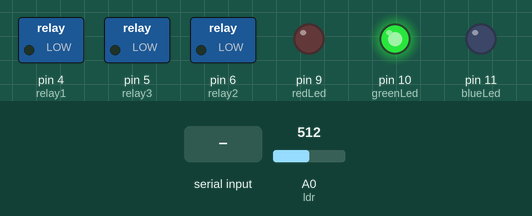
Simulated run of this sketch. Board: Arduino Uno, built with avr-gcc and run on an emulated ATmega328P. Shown: switched loads named in the sketch (green lamp = pin HIGH), output pins drawn as LEDs (lit = HIGH). The test bench sets the inputs (shaded band); at power-on: A0 (ldr) = 512.

Above: at 6.2 s.
6.3 s: "a" received over the second serial link
At 8.2 s:
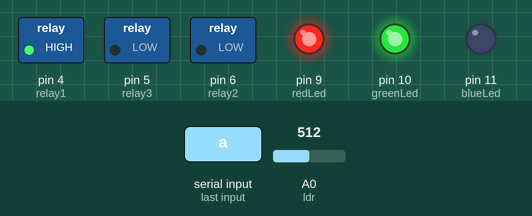
8.5 s: "b" received over the second serial link
At 9.4 s:
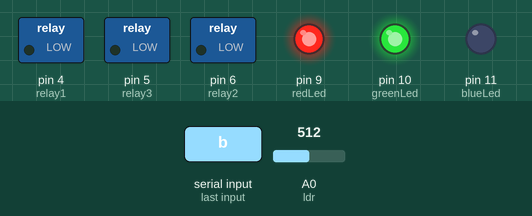
10.0 s: "c" received over the second serial link
At 10.5 s:
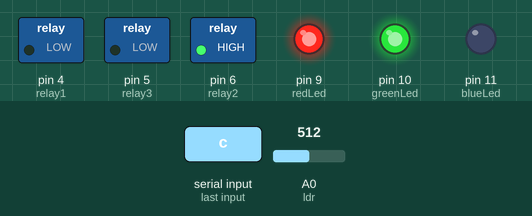
11.5 s: "e" received over the second serial link
At 12.7 s:
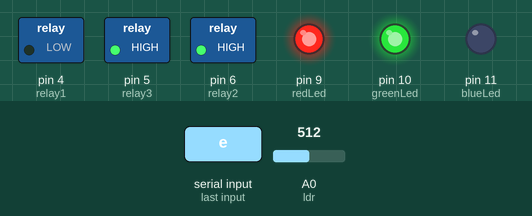
13.0 s: "d" received over the second serial link
At 14.0 s:
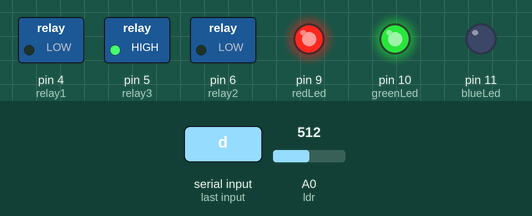
14.5 s: "f" received over the second serial link
At 15.2 s:
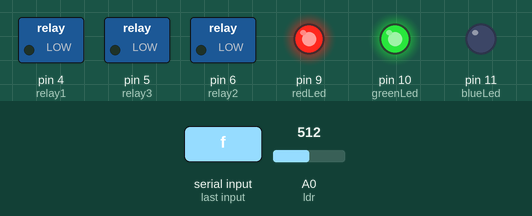
Timing chart, 0 to 17.0 s (numbered marks = the images above; inputs shaded):
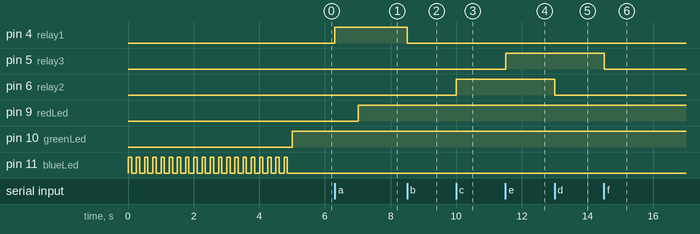

The sketch:

iot7.ino
```cpp
// remote controller for hydroponics;  BT protocol; auto status response; auto initial state

#define ON   1  // active HIGH
#define OFF  0  // active HIGH

#include <SoftwareSerial.h>
#include "Timer.h"

const int redLed = 9;
const int greenLed = 10;
const int blueLed = 11;
const int relay1 = 4;
const int relay2 = 6;
const int relay3 = 5;
const int ldr = A0;
Timer T;

// Software serial port
const int softTx = 3;  // TX pin for Arduino; connect the Rx of BT shield to this pin
const int softRx = 2;  // RX pin for Arduino; Tx of the BT shield
SoftwareSerial softSerial(softRx, softTx); // The order is RX, TX

void setup() {
  pinMode(ldr, INPUT);
  pinMode(redLed, OUTPUT);
  pinMode(greenLed, OUTPUT);
  pinMode(blueLed, OUTPUT);
  pinMode(relay1, OUTPUT);
  pinMode(relay2, OUTPUT);
  pinMode(relay3, OUTPUT);
  digitalWrite(relay1, LOW);
  digitalWrite(relay2, LOW);
  digitalWrite(relay3, LOW);
  digitalWrite(redLed, LOW);
  digitalWrite(greenLed, LOW);
  digitalWrite(blueLed, LOW);
  softSerial.begin(9600);
  softSerial.println("R000");
  initStatus();
  int eventid = T.every(2000, tick);
}

char rxbyte;
byte statusbyte=0;
int currentLed = blueLed;
char commandArray[] = "[Cx]";

void loop() {
  if (softSerial.available() > 0) {
      rxbyte = softSerial.read();
      commandArray[2] = rxbyte;  // rxbyte is a char
      softSerial.print(commandArray);  // echo the command
      if (rxbyte >= 'a' && rxbyte <= 'f') {
        executeCommand(rxbyte);
        sendStatus();
      }
      else
      if (rxbyte == 's')
        sendStatus();
      else
        softSerial.print("[E001]");
  }
  T.update();
}

void executeCommand(char cmd) {
      if (cmd == 'a')
        relay1On();
      else
      if (cmd == 'b')
        relay1Off();
      else
      if (cmd == 'c') {
        digitalWrite (relay2, ON);
        statusbyte |= 0x02;
      }
      else
      if (cmd == 'd') {
        digitalWrite (relay2, OFF);
        statusbyte &= 0x0fd;
      }
      else
      if (cmd == 'e') {
        digitalWrite (relay3, ON);
        statusbyte |= 0x04;
      }
      else
      if (cmd == 'f') {
        digitalWrite (relay3, OFF);
        statusbyte &= 0xfb;
      }
}

void relay1On() {
    digitalWrite (relay1, ON);
    statusbyte |= 0x01;
    currentLed = redLed;
}

void relay1Off() {
    digitalWrite (relay1, OFF);
    statusbyte &= 0xfe;
    currentLed = greenLed;
}

char statusArray[] = "[Sx]";
boolean toggle = 0; // keep alive: to indicate communication is not frozen

void sendStatus() {
  if (toggle)
    statusArray[1] = 's';
  else
    statusArray[1] = 'S';
  toggle = !toggle;
  statusArray[2] = '0'+statusbyte;
  softSerial.print(statusArray);
}

int ldrval;
int average=0;
int numsamples=30;
int counter=0;
char dataArray[10];

void tick() {
  digitalWrite (currentLed, ON);
  ldrval = analogRead(ldr);
  average = average+ldrval;
  counter++;
  if (counter==numsamples) {
    average = average/numsamples;
    sprintf(dataArray, "[D%d]", average);
    softSerial.print(dataArray);
    counter=0;
  }
  T.after(40, ledOff);
}

void ledOff() {
  digitalWrite (blueLed, OFF);
}

int dayLightThreshold  = 200; // for the current hardware, by observation

void initStatus() {
  int numsamp = 20;
  int lightLevel = 0;
  for (int i=0; i<numsamp; i++) {
     digitalWrite(blueLed, ON);
     lightLevel = lightLevel + analogRead(ldr);
     delay(100);
     digitalWrite(blueLed, OFF);
     delay(150);
  }
  lightLevel = lightLevel/numsamp;
  if (lightLevel < dayLightThreshold)
     relay1On();
  else
     relay1Off();
}
```

Measured:
- after the input at 6.3 s, pin 4 (relay1): LOW → HIGH at once; pin 9 (redLed): LOW → HIGH after 0.71 s
- after the input at 8.5 s, pin 4 (relay1): HIGH → LOW at once
- after the input at 10.0 s, pin 6 (relay2): LOW → HIGH at once
- after the input at 11.5 s, pin 5 (relay3): LOW → HIGH at once
- after the input at 13.0 s, pin 6 (relay2): HIGH → LOW at once
- after the input at 14.5 s, pin 5 (relay3): HIGH → LOW at once
